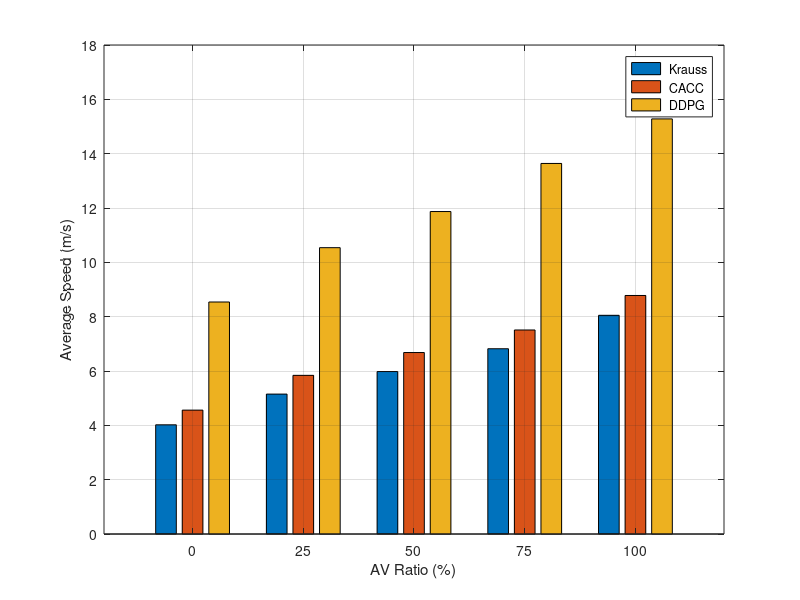

Here is the MATLAB script that generated this plot:
Krauss = [4.02 5.15 5.98 6.82 8.05];
CACC = [4.56 5.84 6.68 7.51 8.78];
DDPG = [8.54 10.54 11.87 13.64 15.28];
% DDPG = [10.55 12.65 14.98 16.75 17.28];

x = 0:25:100;
y = [Krauss(1) CACC(1) DDPG(1); Krauss(2) CACC(2) DDPG(2); Krauss(3) CACC(3) DDPG(3); Krauss(4) CACC(4) DDPG(4); Krauss(5) CACC(5) DDPG(5);];
bar(x,y)

legend(' Krauss',' CACC',' DDPG');
grid on,
figure_FontSize=12;

set(gca,'YTick',[0 2 4 6 8 10 12 14 16 18]);
set(gca, 'YLim',[0,18]);
xlabel('AV Ratio (%)');
ylabel('Average Speed (m/s)');